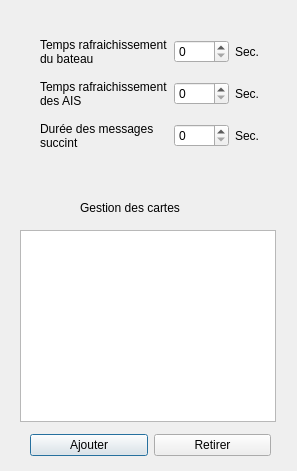
<?xml version="1.0" encoding="UTF-8"?>
<ui version="4.0">
 <class>Dialog</class>
 <widget class="QDialog" name="Dialog">
  <property name="geometry">
   <rect>
    <x>0</x>
    <y>0</y>
    <width>297</width>
    <height>471</height>
   </rect>
  </property>
  <property name="windowTitle">
   <string>Configuration</string>
  </property>
  <widget class="QListView" name="listCartes">
   <property name="geometry">
    <rect>
     <x>20</x>
     <y>230</y>
     <width>256</width>
     <height>192</height>
    </rect>
   </property>
  </widget>
  <widget class="QLabel" name="label_4">
   <property name="geometry">
    <rect>
     <x>80</x>
     <y>200</y>
     <width>121</width>
     <height>16</height>
    </rect>
   </property>
   <property name="text">
    <string>Gestion des cartes</string>
   </property>
  </widget>
  <widget class="QWidget" name="layoutWidget">
   <property name="geometry">
    <rect>
     <x>40</x>
     <y>30</y>
     <width>249</width>
     <height>131</height>
    </rect>
   </property>
   <layout class="QGridLayout" name="gridLayout">
    <item row="0" column="2">
     <widget class="QLabel" name="label_5">
      <property name="text">
       <string>Sec.</string>
      </property>
     </widget>
    </item>
    <item row="1" column="2">
     <widget class="QLabel" name="label_6">
      <property name="text">
       <string>Sec.</string>
      </property>
     </widget>
    </item>
    <item row="2" column="2">
     <widget class="QLabel" name="label_7">
      <property name="text">
       <string>Sec.</string>
      </property>
     </widget>
    </item>
    <item row="2" column="1">
     <widget class="QSpinBox" name="spinBox3"/>
    </item>
    <item row="1" column="0">
     <widget class="QLabel" name="label_2">
      <property name="text">
       <string>Temps rafraichissement
des AIS</string>
      </property>
     </widget>
    </item>
    <item row="0" column="1">
     <widget class="QSpinBox" name="spinBox1"/>
    </item>
    <item row="2" column="0">
     <widget class="QLabel" name="label_3">
      <property name="text">
       <string>Durée des messages
succint</string>
      </property>
     </widget>
    </item>
    <item row="1" column="1">
     <widget class="QSpinBox" name="spinBox2"/>
    </item>
    <item row="0" column="0">
     <widget class="QLabel" name="label">
      <property name="text">
       <string>Temps rafraichissement
du bateau</string>
      </property>
     </widget>
    </item>
   </layout>
  </widget>
  <widget class="QWidget" name="layoutWidget">
   <property name="geometry">
    <rect>
     <x>30</x>
     <y>430</y>
     <width>241</width>
     <height>30</height>
    </rect>
   </property>
   <layout class="QHBoxLayout" name="horizontalLayout">
    <item>
     <widget class="QPushButton" name="pushAjout">
      <property name="text">
       <string>Ajouter</string>
      </property>
     </widget>
    </item>
    <item>
     <widget class="QPushButton" name="pushRetire">
      <property name="text">
       <string>Retirer</string>
      </property>
     </widget>
    </item>
   </layout>
  </widget>
 </widget>
 <resources/>
 <connections/>
</ui>
